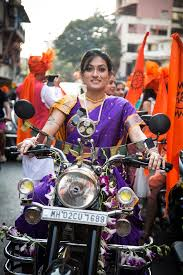
#> input picture 26.jpg, 183 x 275 px
$ python localization.py 26.jpg   (older library calls are emulated)
#> lines starting #> are read from the running program, lines starting #| are printed output that depends on the picture; after the words box and inside, x2 and y2 are one past the last pixel; in counts of white or black regions, pixels touching at a corner belong together
from skimage.io import imread
from skimage.filters import threshold_otsu
import matplotlib.pyplot as plt
import sys

car_image = imread(sys.argv[1], as_grey=True)
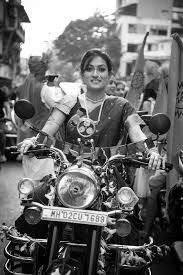
#> car_image: shape (275, 183) float64; min 0, max 1, mean 0.426
# it should be a 2 dimensional array
print(car_image.shape)
#| (275, 183)

# the next line is not compulsory however, a grey scale pixel
# in skimage ranges between 0 & 1. multiplying it with 255
# will make it range between 0 & 255 (something we can relate better with

gray_car_image = car_image * 255
fig, (ax1, ax2) = plt.subplots(1, 2)
ax1.imshow(gray_car_image, cmap="gray")
threshold_value = threshold_otsu(gray_car_image)
#> threshold_value = 121
binary_car_image = gray_car_image > threshold_value
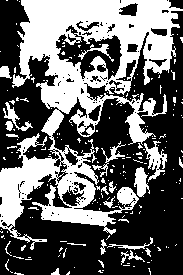
#> binary_car_image: shape (275, 183) bool; 40.1% white; 204 white regions (183 under 20 px), largest, box (x1, y1, x2, y2) and area: (0, 0, 183, 250) 17442, (144, 141, 167, 182) 389, (134, 167, 150, 197) 292
ax2.imshow(binary_car_image, cmap="gray")
plt.show()
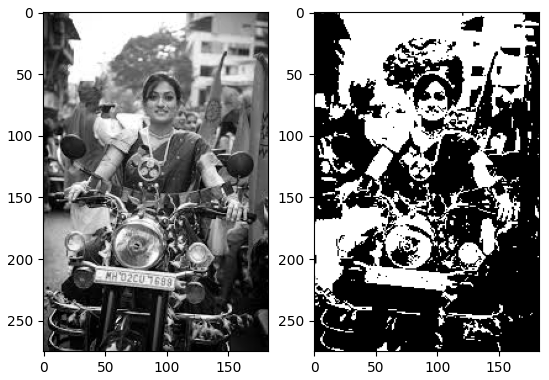
#> figure drawn by matplotlib, 2 panels
